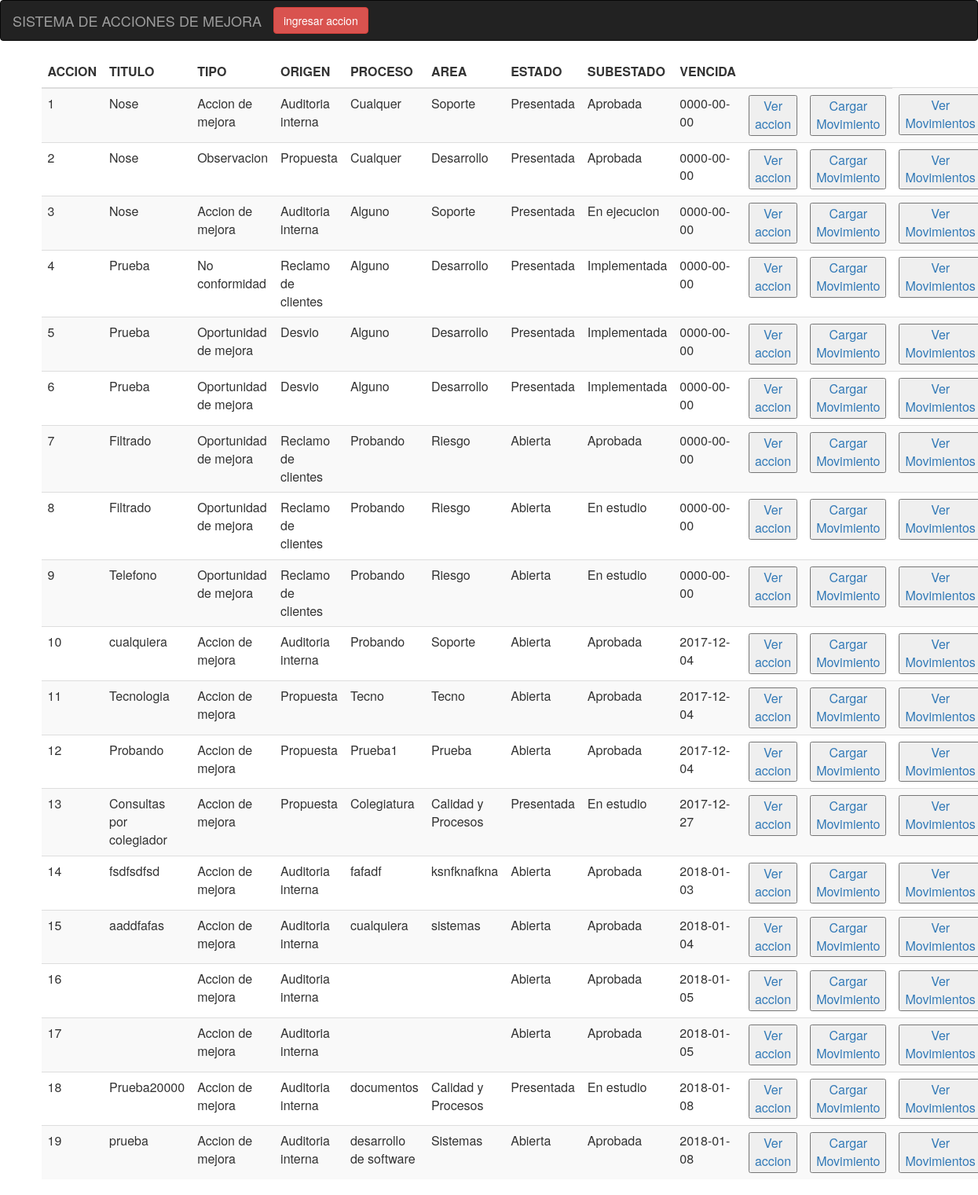
Page /Prueba2/index.php on the committed database.
### tables this page shows
CREATE TABLE `accionesdemejora` (
  `id` int(11) NOT NULL,
  `fecha_alta` timestamp NOT NULL DEFAULT CURRENT_TIMESTAMP ON UPDATE CURRENT_TIMESTAMP,
  `titulo` varchar(500) NOT NULL,
  `descripcion` text NOT NULL,
  `objetivo` text NOT NULL,
  `observacion` text NOT NULL,
  `tipo` varchar(30) NOT NULL,
  `origen` varchar(30) NOT NULL,
  `proceso` varchar(50) NOT NULL,
  `area` varchar(30) NOT NULL,
  `estado` text NOT NULL,
  `subestado` text NOT NULL,
  `fecha_validacion` date NOT NULL,
  `vencida` varchar(2) NOT NULL
);

### Prueba2/index.php (the view, shortened to what this page needs)
<?php
$db_host = 'localhost';
$db_user = 'root';
$db_pass = 'Micro2017';
$db_name = 'sam';
$conn = mysqli_connect($db_host, $db_user, $db_pass, $db_name);
$sql = 'SELECT id, titulo, tipo, origen, proceso, area, estado, subestado, fecha_validacion FROM accionesdemejora';
$query = mysqli_query($conn, $sql);
?>
<html lang="en">
<head>
  <link rel="stylesheet" href="https://maxcdn.bootstrapcdn.com/bootstrap/3.3.7/css/bootstrap.min.css">
</head>
<body>
<nav class="navbar navbar-inverse">
  <div class="container-fluid">
    <div class="navbar-header">
      <a class="navbar-brand" href="#">SISTEMA DE ACCIONES DE MEJORA</a>
    </div>
    <button class="btn btn-danger navbar-btn" onclick="location.href='accion.php'">ingresar accion</button>
  </div>
  </nav>
<div class="container">
		<table class="table table-striped">
		<thead>
		<tr>
			<th>ACCION</th>
			<th>TITULO</th>
			<th>TIPO</th>
			<th>ORIGEN</th>
			<th>PROCESO</th>
			<th>AREA</th>
			<th>ESTADO</th>
			<th>SUBESTADO</th>
			<th>VENCIDA</th>
			<th></th>
			<th></th>
		</tr>
		</thead>
		<?php
		while ($row = mysqli_fetch_array($query))
		{
			echo '<tr>
					<td>'.$row['id'].'</td>
					<td>'.$row['titulo'].'</td>
					<td>'.$row['tipo'].'</td>
					<td>'.$row['origen'].'</td>
					<td>'.$row['proceso'].'</td>
					<td>'.$row['area'].'</td>
					<td>'.$row['estado'].'</td>
					<td>'.$row['subestado'].'</td>
					<td>'.$row['fecha_validacion'].'</td>
					<td><a href="vistaaccion.php?id='.$row['id'].'"><button onclick="myFunction()">Ver accion</button></a></td>
					<td><a href="movimientos.php?id='.$row['id'].'"><button onclick="myFunction()">Cargar Movimiento</button></a></td>
					<td><a href="movimientosxaccion.php?id='.$row['id'].'"><button onclick="myFunction()">Ver Movimientos</button></a></td>
				</tr>';
		}?>
     </table>
</div>
</body>
</html>

### rows in the picture
accionesdemejora: id "1", titulo "Nose", tipo "Accion de mejora", origen "Auditoria interna", proceso "Cualquer", area "Soporte", estado "Presentada", subestado "Aprobada", fecha_validacion "0000-00-00"
accionesdemejora: id "2", titulo "Nose", tipo "Observacion", origen "Propuesta", proceso "Cualquer", area "Desarrollo", estado "Presentada", subestado "Aprobada", fecha_validacion "0000-00-00"
accionesdemejora: id "3", titulo "Nose", tipo "Accion de mejora", origen "Auditoria interna", proceso "Alguno", area "Soporte", estado "Presentada", subestado "En ejecucion", fecha_validacion "0000-00-00"
accionesdemejora: id "4", titulo "Prueba", tipo "No conformidad", origen "Reclamo de clientes", proceso "Alguno", area "Desarrollo", estado "Presentada", subestado "Implementada", fecha_validacion "0000-00-00"
accionesdemejora: id "5", titulo "Prueba", tipo "Oportunidad de mejora", origen "Desvio", proceso "Alguno", area "Desarrollo", estado "Presentada", subestado "Implementada", fecha_validacion "0000-00-00"
accionesdemejora: id "6", titulo "Prueba", tipo "Oportunidad de mejora", origen "Desvio", proceso "Alguno", area "Desarrollo", estado "Presentada", subestado "Implementada", fecha_validacion "0000-00-00"
accionesdemejora: id "7", titulo "Filtrado", tipo "Oportunidad de mejora", origen "Reclamo de clientes", proceso "Probando", area "Riesgo", estado "Abierta", subestado "Aprobada", fecha_validacion "0000-00-00"
accionesdemejora: id "8", titulo "Filtrado", tipo "Oportunidad de mejora", origen "Reclamo de clientes", proceso "Probando", area "Riesgo", estado "Abierta", subestado "En estudio", fecha_validacion "0000-00-00"
accionesdemejora: id "9", titulo "Telefono", tipo "Oportunidad de mejora", origen "Reclamo de clientes", proceso "Probando", area "Riesgo", estado "Abierta", subestado "En estudio", fecha_validacion "0000-00-00"
accionesdemejora: id "10", titulo "cualquiera", tipo "Accion de mejora", origen "Auditoria interna", proceso "Probando", area "Soporte", estado "Abierta", subestado "Aprobada", fecha_validacion "2017-12-04"
accionesdemejora: id "11", titulo "Tecnologia", tipo "Accion de mejora", origen "Propuesta", proceso "Tecno", area "Tecno", estado "Abierta", subestado "Aprobada", fecha_validacion "2017-12-04"
accionesdemejora: id "12", titulo "Probando", tipo "Accion de mejora", origen "Propuesta", proceso "Prueba1", area "Prueba", estado "Abierta", subestado "Aprobada", fecha_validacion "2017-12-04"
accionesdemejora: id "13", titulo "Consultas por colegiador", tipo "Accion de mejora", origen "Propuesta", proceso "Colegiatura", area "Calidad y Procesos", estado "Presentada", subestado "En estudio", fecha_validacion "2017-12-27"
accionesdemejora: id "14", titulo "fsdfsdfsd", tipo "Accion de mejora", origen "Auditoria interna", proceso "fafadf", area "ksnfknafkna", estado "Abierta", subestado "Aprobada", fecha_validacion "2018-01-03"
accionesdemejora: id "15", titulo "aaddfafas", tipo "Accion de mejora", origen "Auditoria interna", proceso "cualquiera", area "sistemas", estado "Abierta", subestado "Aprobada", fecha_validacion "2018-01-04"
accionesdemejora: id "16", tipo "Accion de mejora", origen "Auditoria interna", estado "Abierta", subestado "Aprobada", fecha_validacion "2018-01-05"
accionesdemejora: id "17", tipo "Accion de mejora", origen "Auditoria interna", estado "Abierta", subestado "Aprobada", fecha_validacion "2018-01-05"
accionesdemejora: id "18", titulo "Prueba20000", tipo "Accion de mejora", origen "Auditoria interna", proceso "documentos", area "Calidad y Procesos", estado "Presentada", subestado "En estudio", fecha_validacion "2018-01-08"
accionesdemejora: id "19", titulo "prueba", tipo "Accion de mejora", origen "Auditoria interna", proceso "desarrollo de software", area "Sistemas", estado "Abierta", subestado "Aprobada", fecha_validacion "2018-01-08"
